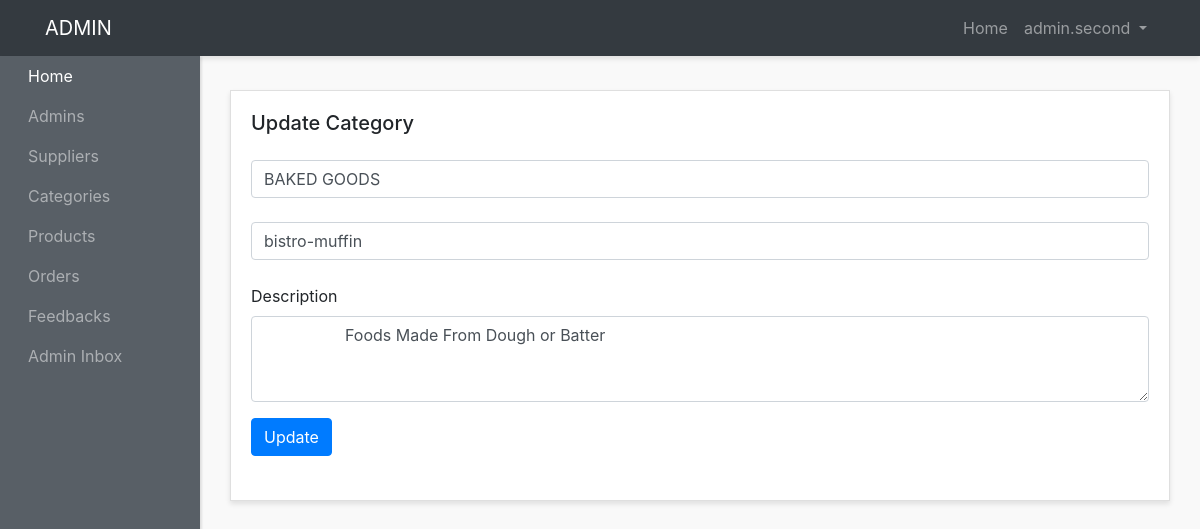
The app's page /admin-panel/categories-admins/update-category.php?id=2 (signed in) with its own data.
### tables this page shows
CREATE TABLE `categories` (
  `id` int(3) NOT NULL,
  `name` varchar(200) NOT NULL,
  `image` varchar(200) NOT NULL,
  `icon` varchar(200) NOT NULL,
  `description` varchar(200) NOT NULL,
  `created_at` timestamp NOT NULL DEFAULT current_timestamp()
);

### admin-panel/categories-admins/update-category.php (the view, shortened to what this page needs)
<?php require("../layouts/header.php")?>
<?php require("../../config/config.php")?>
<?php
if(isset($_GET['id'])){
  $id=$_GET['id'];
  $select=$conn->query("SELECT * FROM categories WHERE id='$id'");
  $select->execute();
  $category=$select->fetch(PDO::FETCH_OBJ);
}
?>
       <div class="row">
        <div class="col">
          <div class="card">
            <div class="card-body">
              <h5 class="card-title mb-5 d-inline">Update Category</h5>
              <form method="POST" action="update-category.php?id=<?php echo $id;?>">
                <div class="form-outline mb-4 mt-4">
                  <input type="text" name="name" id="form2Example1" value="<?php echo $category->name;?>" class="form-control" placeholder="name" />
                </div>
                <div class="form-outline mb-4 mt-4">
                  <input type="text" name="icon" id="form2Example1" value="<?php echo $category->icon;?>" class="form-control" placeholder="icon" />
                </div>
                <div class="form-group">
                  <label for="exampleFormControlTextarea1">Description</label>
                  <textarea name="description" placeholder="description" class="form-control" id="exampleFormControlTextarea1" rows="3">
                  <?php echo $category->description;?>
                  </textarea>
                </div>
                <button type="submit" name="submit" class="btn btn-primary  mb-4 text-center">Update</button>
              </form>
            </div>
          </div>
        </div>
      </div>
      <?php require("../layouts/footer.php")?>

### admin-panel/styles/style.css (style rules this page uses)
body { background:#f9f9f9; }
.card { margin-bottom: 15px; border-radius:0; box-shadow: 0 3px 5px rgba(0,0,0,.1); }

### records on screen
categories: name "BAKED GOODS", icon "bistro-muffin", description "Foods Made From Dough or Batter"

### other values on screen
$_SESSION['adminname'] "admin.second"
